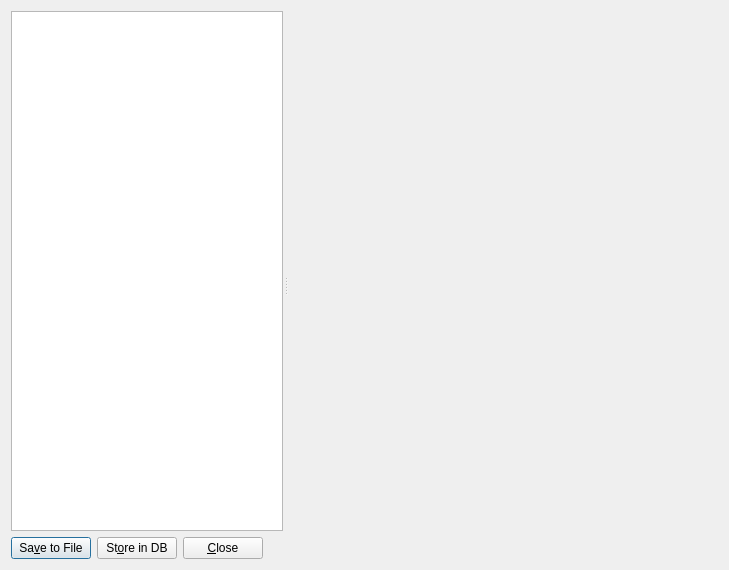
<?xml version="1.0" encoding="UTF-8"?>
<ui version="4.0">
 <class>ComponentDlg</class>
 <widget class="QDialog" name="ComponentDlg">
  <property name="geometry">
   <rect>
    <x>0</x>
    <y>0</y>
    <width>729</width>
    <height>570</height>
   </rect>
  </property>
  <property name="windowTitle">
   <string>Component</string>
  </property>
  <layout class="QGridLayout" name="gridLayout">
   <item row="0" column="0">
    <widget class="QSplitter" name="splitter">
     <property name="orientation">
      <enum>Qt::Horizontal</enum>
     </property>
     <property name="handleWidth">
      <number>6</number>
     </property>
     <widget class="QWidget" name="layoutWidget">
      <layout class="QVBoxLayout" name="verticalLayout">
       <item>
        <widget class="QTreeView" name="view"/>
       </item>
       <item>
        <layout class="QHBoxLayout" name="horizontalLayout">
         <item>
          <widget class="QPushButton" name="savePushButton">
           <property name="text">
            <string>Sa&amp;ve to File</string>
           </property>
          </widget>
         </item>
         <item>
          <widget class="QPushButton" name="storePushButton">
           <property name="text">
            <string>St&amp;ore in DB</string>
           </property>
          </widget>
         </item>
         <item>
          <widget class="QPushButton" name="closePushButton">
           <property name="text">
            <string>&amp;Close</string>
           </property>
          </widget>
         </item>
         <item>
          <spacer name="horizontalSpacer">
           <property name="orientation">
            <enum>Qt::Horizontal</enum>
           </property>
           <property name="sizeHint" stdset="0">
            <size>
             <width>20</width>
             <height>20</height>
            </size>
           </property>
          </spacer>
         </item>
        </layout>
       </item>
      </layout>
     </widget>
     <widget class="QFrame" name="frame">
      <property name="sizePolicy">
       <sizepolicy hsizetype="Preferred" vsizetype="Preferred">
        <horstretch>1</horstretch>
        <verstretch>0</verstretch>
       </sizepolicy>
      </property>
      <property name="frameShape">
       <enum>QFrame::NoFrame</enum>
      </property>
      <property name="frameShadow">
       <enum>QFrame::Raised</enum>
      </property>
     </widget>
    </widget>
   </item>
  </layout>
 </widget>
 <tabstops>
  <tabstop>savePushButton</tabstop>
  <tabstop>storePushButton</tabstop>
  <tabstop>closePushButton</tabstop>
  <tabstop>view</tabstop>
 </tabstops>
 <resources/>
 <connections/>
</ui>
